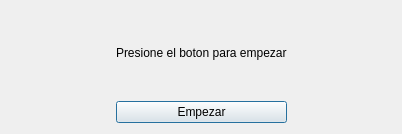
<?xml version="1.0" encoding="UTF-8"?>
<ui version="4.0">
 <class>StartView</class>
 <widget class="QDialog" name="StartView">
  <property name="geometry">
   <rect>
    <x>0</x>
    <y>0</y>
    <width>402</width>
    <height>134</height>
   </rect>
  </property>
  <property name="windowTitle">
   <string>Dialog</string>
  </property>
  <layout class="QGridLayout" name="gridLayout">
   <item row="0" column="0">
    <spacer name="horizontalSpacer">
     <property name="orientation">
      <enum>Qt::Horizontal</enum>
     </property>
     <property name="sizeHint" stdset="0">
      <size>
       <width>40</width>
       <height>20</height>
      </size>
     </property>
    </spacer>
   </item>
   <item row="0" column="1">
    <widget class="QLabel" name="label">
     <property name="text">
      <string>Presione el boton para empezar</string>
     </property>
    </widget>
   </item>
   <item row="0" column="2">
    <spacer name="horizontalSpacer_2">
     <property name="orientation">
      <enum>Qt::Horizontal</enum>
     </property>
     <property name="sizeHint" stdset="0">
      <size>
       <width>40</width>
       <height>20</height>
      </size>
     </property>
    </spacer>
   </item>
   <item row="1" column="1">
    <widget class="QPushButton" name="startBtn">
     <property name="text">
      <string>Empezar</string>
     </property>
    </widget>
   </item>
  </layout>
 </widget>
 <resources/>
 <connections/>
</ui>
